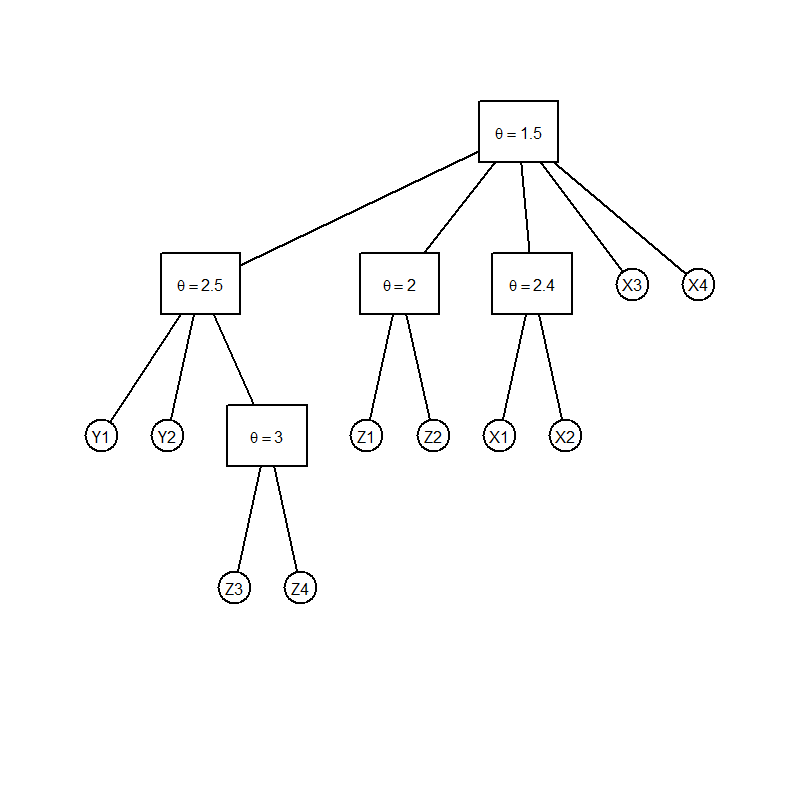

Generate this figure with R:
rm(list = ls(all = TRUE))
#install.packages("HAC")
library(HAC)
G3 = hac(type = 1,
         tree = list(list("Y1", "Y2",
                     list("Z3", "Z4", 3), 2.5),
                     list("Z1", "Z2", 2),
                     list("X1", "X2", 2.4),
                     "X3", "X4", 1.5) )
# do plot
plot(G3)
